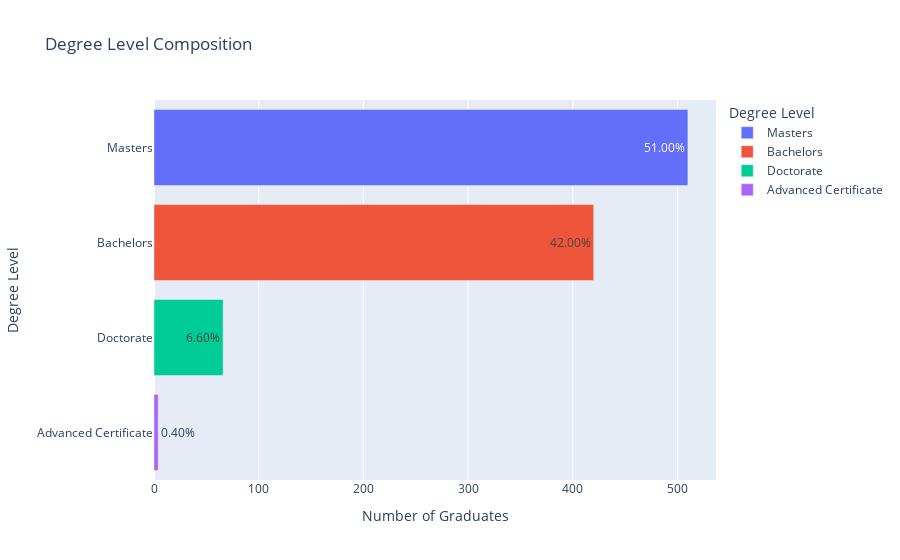

Write notebook code for a chart like this one.
### Markdown cell above
### Degree Level Composition

### Code cell
# create a bar chart visualization of degree level and df with stats using function
demographic_visual('Degree Level', df)

### Figure 1 — Plotly figure (JSON) as saved in the notebook; plotly's stock layout.template omitted (floating-point values rounded to 4 significant figures)
{"data": [{"alignmentgroup": "True", "customdata": [["51.00%"]], "hovertemplate": "Degree Level=%{y}<br>Number of Graduates=%{x}<br>Percent=%{customdata[0]}<extra></extra>", "legendgroup": "Masters", "marker": {"color": "#636efa", "pattern": {"shape": ""}}, "name": "Masters", "offsetgroup": "Masters", "orientation": "h", "showlegend": true, "text": ["51.00%"], "textposition": "auto", "type": "bar", "x": [510], "xaxis": "x", "y": ["Masters"], "yaxis": "y"}, {"alignmentgroup": "True", "customdata": [["42.00%"]], "hovertemplate": "Degree Level=%{y}<br>Number of Graduates=%{x}<br>Percent=%{customdata[0]}<extra></extra>", "legendgroup": "Bachelors", "marker": {"color": "#EF553B", "pattern": {"shape": ""}}, "name": "Bachelors", "offsetgroup": "Bachelors", "orientation": "h", "showlegend": true, "text": ["42.00%"], "textposition": "auto", "type": "bar", "x": [420], "xaxis": "x", "y": ["Bachelors"], "yaxis": "y"}, {"alignmentgroup": "True", "customdata": [["6.60%"]], "hovertemplate": "Degree Level=%{y}<br>Number of Graduates=%{x}<br>Percent=%{customdata[0]}<extra></extra>", "legendgroup": "Doctorate", "marker": {"color": "#00cc96", "pattern": {"shape": ""}}, "name": "Doctorate", "offsetgroup": "Doctorate", "orientation": "h", "showlegend": true, "text": ["6.60%"], "textposition": "auto", "type": "bar", "x": [66], "xaxis": "x", "y": ["Doctorate"], "yaxis": "y"}, {"alignmentgroup": "True", "customdata": [["0.40%"]], "hovertemplate": "Degree Level=%{y}<br>Number of Graduates=%{x}<br>Percent=%{customdata[0]}<extra></extra>", "legendgroup": "Advanced Certificate", "marker": {"color": "#ab63fa", "pattern": {"shape": ""}}, "name": "Advanced Certificate", "offsetgroup": "Advanced Certificate", "orientation": "h", "showlegend": true, "text": ["0.40%"], "textposition": "auto", "type": "bar", "x": [4], "xaxis": "x", "y": ["Advanced Certificate"], "yaxis": "y"}], "layout": {"autosize": true, "barmode": "relative", "legend": {"title": {"text": "Degree Level"}, "tracegroupgap": 0}, "title": {"text": "Degree Level Composition"}, "xaxis": {"anchor": "y", "autorange": true, "domain": [0, 1], "range": [0, 536.8], "title": {"text": "Number of Graduates"}, "type": "linear"}, "yaxis": {"anchor": "x", "autorange": true, "categoryarray": ["Advanced Certificate", "Doctorate", "Bachelors", "Masters"], "categoryorder": "array", "domain": [0, 1], "range": [-0.5, 3.5], "title": {"text": "Degree Level"}, "type": "category"}}}
